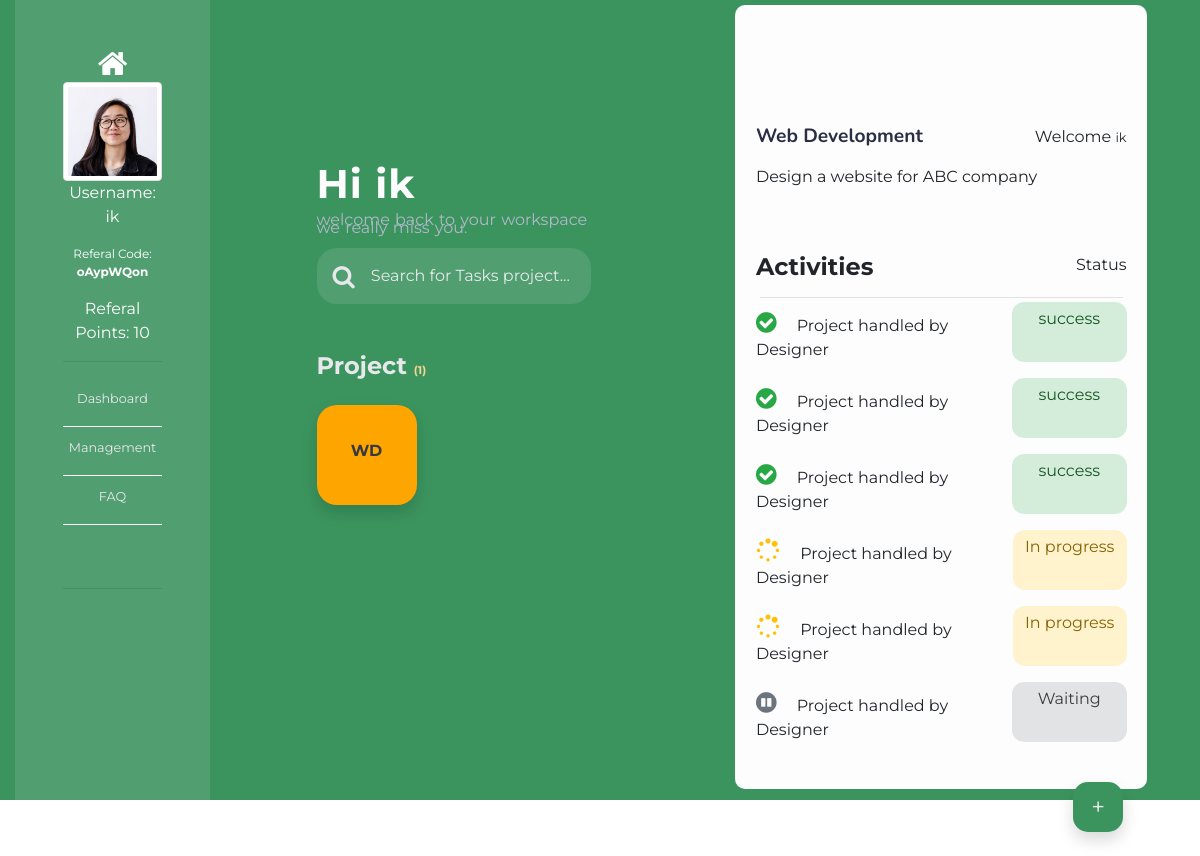
Before: /dashboard/ (signed in) with the older database file.
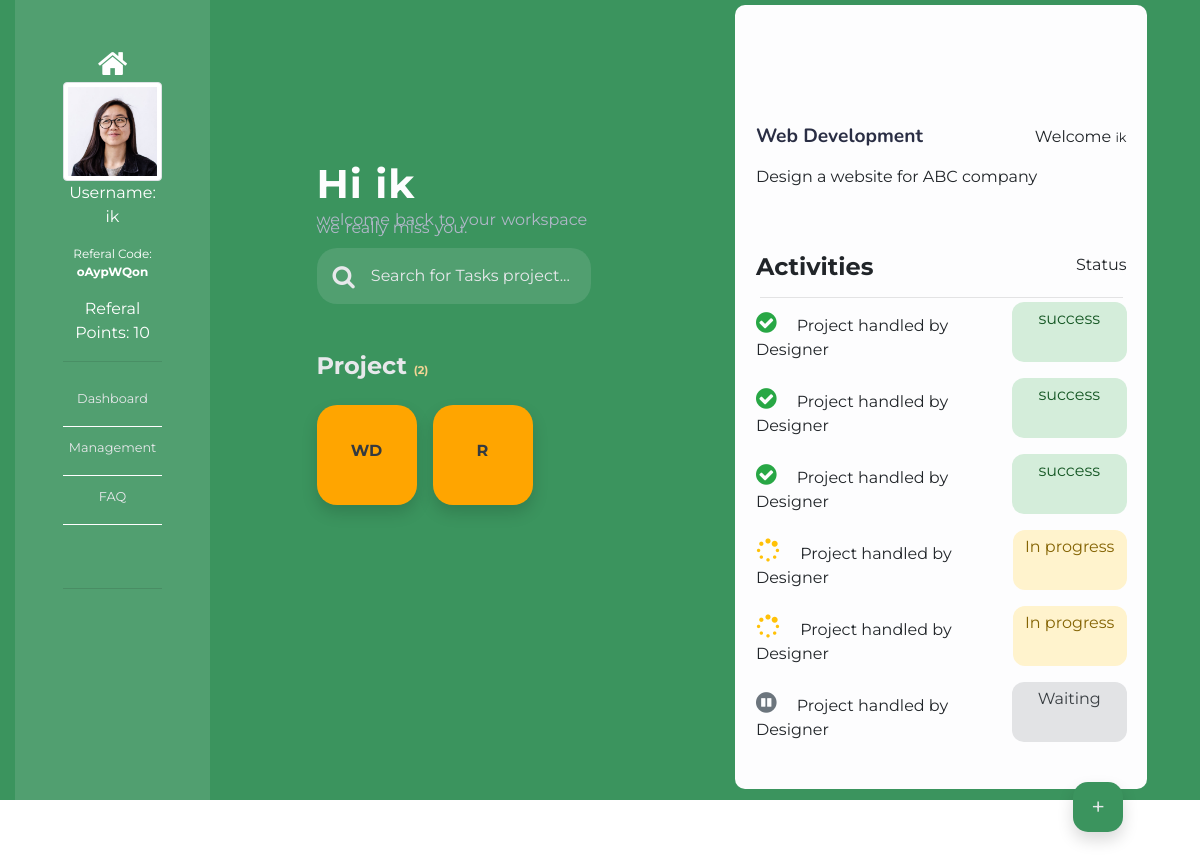
After: the same page with the newer database file.
### Accounts/models.py (models this page shows, shortened)
class CustomUser(AbstractUser):
	is_active=models.BooleanField(default=True)
	address = models.CharField(max_length=150, default="lagos")
	phone = models.CharField(max_length=150, default="08000012345")
	referal_code= models.CharField(null=True, blank=True, max_length=50)
	referal_point =models.PositiveIntegerField(default=0)
	reward = MoneyField(decimal_places=2, max_digits=8,default_currency="NGN",default=0.00)

### Jobs/models.py (models this page shows, shortened)
class Order(models.Model):
    title = models.CharField(max_length=50)
    name = models.CharField( max_length=50)
    abbr = models.CharField(max_length=50, default="abc")
    category = models.CharField( max_length=50)
    sub_cat = models.CharField( max_length=50)
    deadlines =models.CharField( max_length=50)
    total = MoneyField(decimal_places=2, max_digits=8,default_currency="NGN",default=0.00)
    email = models.EmailField( max_length=254)
    phone = models.CharField(max_length=50)
    reference = models.CharField( max_length=50)
    description = RichTextField(null=True)
    user_id  = models.IntegerField(default=0,null=True)
    status = models.IntegerField(default=1)

### home/views.py (the view)
# urls.py: path("dashboard/", views.dashboard, name="dashboard"),
@login_required(login_url='/account/login')
def dashboard(request):
	template="home/dashboard.html"
	jobs = jo.Order.objects.filter(user_id=request.user.id)
	acronyms = ["".join([ leter[0] for leter in  job.title.split(" ")]) for job in jobs]
	counter = jo.Order.objects.filter(user_id=request.user.id).count()
	category = Acct.Categories.objects.all()
	context ={
		"jobs":jobs,
		"acronyms":acronyms,
		"counter":counter,
		"category":category,
			}
	return render(request,template,context)

### templates/home/dashboard.html (shortened to what this page needs)
{% load static %}
{% load crispy_forms_tags %}
<!doctype html>
<html lang="en">
  <head>
    <link rel="stylesheet" href="https://stackpath.bootstrapcdn.com/bootstrap/4.3.1/css/bootstrap.min.css">
    <link rel="stylesheet" href="https://stackpath.bootstrapcdn.com/font-awesome/4.7.0/css/font-awesome.min.css">
    <link rel="stylesheet" href="{% static 'css/dash.css' %}">
  </head>
  <body style="height: 100%;">
    <div class="area">
    <div class="container-fluid" >
        <div class="container ">
            <div class="row">
              <div class="sidenav col-md-2 d-flex flex-column align-items-center p-lg-5" style="height: 100vh; background:#E7E8EB20;">
<div class="prof-img ">
  <div class="d-flex justify-content-center">
    <a class="text-white" href="{% url 'index' %}"><i style="font-size: 2em" class="fa fa-home" aria-hidden="true"></i></a>
  </div>
  <img class="img-fluid img-thumbnail" src="{% static 'images/person_1.jpg' %}" alt="" srcset="">
  <p class="text-center text-white">Username: {{request.user.username}}</p>
  <p style="font-size: 0.75rem" class="text-center text-white">Referal Code: <b>{{request.user.referal_code}}</b> </p>
  <p class="text-center text-white">Referal Points: {{request.user.referal_point}} </p>
  <hr class="">
</div>
<div class="panels" style="width:100%; height: 30%; border-bottom: 1px solid rgba(17, 17, 19, 0.125)">
  <div class="text-center das pt-2 pb-3" style=" border-bottom: 1px solid white;">
    <li><a href="#dashboard">Dashboard</a></li>
  </div>
  <div class="text-center das pt-2 pb-3" style=" border-bottom: 1px solid white;">
      <li><a href="#dashboard">Management</a></li>
  </div>
  <div class="text-center das pt-2 pb-3" style=" border-bottom: 1px solid white;">
      <li><a href="#dashboard">FAQ</a></li>
  </div>
</div>
</div>
<div class="col-md-5 me mt-5">
<div class=" d-flex flex-column contains align-items-start pt-lg-x">
  <div class="segment">
    <div class="name">
      <h3 >Hi {{request.user.username}} </h3>
    </div>
    <div class="p">
        <p > welcome back to your workspace we really miss you.</p>
    </div>
    <div class="">
        <div class="input-group position-relative p-lg-2 search">
            <i class="fa fa-search pt-2 pr-2 pl-2"></i>
            <input class="p-2 phones" type="text" placeholder="Search for Tasks project..." name="project" id="project">
        </div>
    </div>
    <div class="proj-icon pt-2  pt-lg-5">
      <h4 >Project <span><small>({{counter}})</small></span></h4>
      <div class=" boxes d-flex flex-wrap justify-content-evenly">
        {% for job in jobs %}
        {% with index=forloop.counter %}
          <div class="shadow box d-flex justify-content-center align-items-center"><h6><a class="text-dark" href="javascript:void(0)" onclick="load_content('{{job.reference}}')">{{job.abbr}}</a></h6></div>
          {% endwith%}
        {% endfor %}
      </div>
    </div>
  </div>
</div>
</div>
<div class="col-md-5 tasks">
<div class="white-back d-flex flex-column align-items-start justify-content-start pt-lg-x loading">
<div class="segment2">
<div class="top-bar d-flex justify-content-between pt-2">
<h3 style="font-size: 1.2rem;">Web Development</h3>
<p>Welcome <small>{{user.username}}</small></p>
</div>
<div class="describe">
<p>Design a website for ABC company</p>
</div>
<div class="activities">
<div class="heads d-flex justify-content-between pt-5">
<h4>Activities</h4>
<p>Status</p>
</div>
<hr class="p-0 m-1">
<div class="jobs-div d-flex flex-column">
<div class="d-flex jobs justify-content-between">
    <p> <span class="text-success pt-2 fa fa-check-circle pr-3"></span> Project handled by Designer</p>
    <div class="p-1 alert alert-success" role="alert">
      success
    </div>
</div>
<div class="d-flex jobs justify-content-between">
    <p> <span class="text-success pt-2 fa fa-check-circle pr-3"></span> Project handled by Designer</p>
    <div class="p-1 alert alert-success" role="alert">
      success
    </div>
</div>
<div class="d-flex jobs justify-content-between">
    <p> <span class="text-success pt-2 fa fa-check-circle pr-3"></span> Project handled by Designer</p>
    <div class="p-1 alert alert-success" role="alert">
      success
    </div>
</div>
<div class="d-flex jobs justify-content-between">
    <p> <span class="text-warning pt-2 fa fa-spinner pr-3"></span> Project handled by Designer</p>
    <div class="p-1 alert alert-warning" role="alert">
      In progress
    </div>
</div>
<div class="d-flex jobs justify-content-between">
    <p> <span class="text-warning pt-2 fa fa-spinner pr-3"></span> Project handled by Designer</p>
    <div class="p-1 alert alert-warning" role="alert">
      In progress
    </div>
</div>
<div class="d-flex jobs justify-content-between">
    <p> <span class="text-secondary pt-2 fa fa-pause-circle pr-3"></span> Project handled by Designer</p>
    <div class="p-1 alert alert-secondary" role="alert">
      Waiting
    </div>
</div>
</div>
</div>
</div>
<div class="d-flex justify-content-end align-items-end p-4" style="width: 100%; height: 100%;">
<button class="shadow add-button" data-toggle="modal" data-target="#exampleModalScrollable">+</button>
</div>
</div>
</div>
              </div>
        </div>
      </div>
 </div>
  </body>
</html>

### assets/css/dash.css (style rules this page uses)
body { font-family: 'Montserrat', sans-serif; min-width: 300px; }
.tasks { height:100%; width:100%; margin: auto; }
.me { height: 100%; width: 100%; }
.contains { height: 100%; }
.name h3 { color: #FDFDFE; font-size: 2.5rem; letter-spacing: 1px; font-weight: bold; }
.segment { max-width: 60%; margin: 0 auto; }
.segment2 { max-width: 100%; margin: 0 auto; width: 90%; }
.p p { color:rgb(177, 183, 201); line-height: 1; word-spacing: 1px; }
.sidenav { display: none !important; }
@media only screen and (min-width:1200px) { .p p { line-height: 0.5; } }
@media only screen and (min-width:1200px) { .container { max-width: 1920px; } }
@media only screen and (min-width:1200px) { body { overflow-y: hidden; } }
@media only screen and (min-width:1200px) { .sidenav { display: block !important; } }
@media only screen and (min-width:1200px) { .tasks { height: 100vh; } }
.phones { width: 60%; border: 0px; background: transparent; }
.search { background-color: #E7E8EB20; border-radius: 20px; width: 100%; }
.search i { color: #E7E8EB; font-size:1.5rem }
.search input { width: 85%; }
.search input::placeholder { color: #E7E8EB; }
.proj-icon h4, .proj-icon small, .proj-icon h6 { color: #E7E8EB; font-weight: bold; }
.proj-icon small { color: rgb(243, 213, 149); font-size: 0.7rem; }
.box { background-color: orange; width: 100px; height: 100px; margin: 1rem 1rem 0 0; border-radius: 20px; }
.white-back { background-color:#FDFDFE ; width: 90%; margin: 1% auto; height: 98%; border-radius: 10px; }
.top-bar h3 { font-weight: bold; color: #2A2E44; font-family: 'Nunito', sans-serif; }
.heads h4 { font-weight: bold; }
.jobs { width: 100%; }
.jobs span { font-size: 1.5rem; }
.add-button { background-color: #3B945E; width: 50px; height: 50px; border: 0; border-radius: 15px; color: #E7E8EB; font-size: 1.5rem; }
.jobs .alert { position: relative; padding: .75rem 1.25rem; margin-bottom: 1rem; border: 1px solid transparent; width:120px; border-radius: .75rem; text-align: center; }
.das a { color: #E7E8EB; }
.das li { list-style: none; }
.area { background: #3B945E; width: 100%; height:100%; }
@media (min-width:768px) { .pt-lg-x { padding-top: 7rem !important; } }
@media (min-width:768px) { .sidenav { display: block !important; } }
@media (min-width:768px) { .panels a { font-size:0.8rem; } }

Changed rows visible on the page:
added Order: abbr "R"
Other visible differences:
{{ counter }}: "1" → "2"
